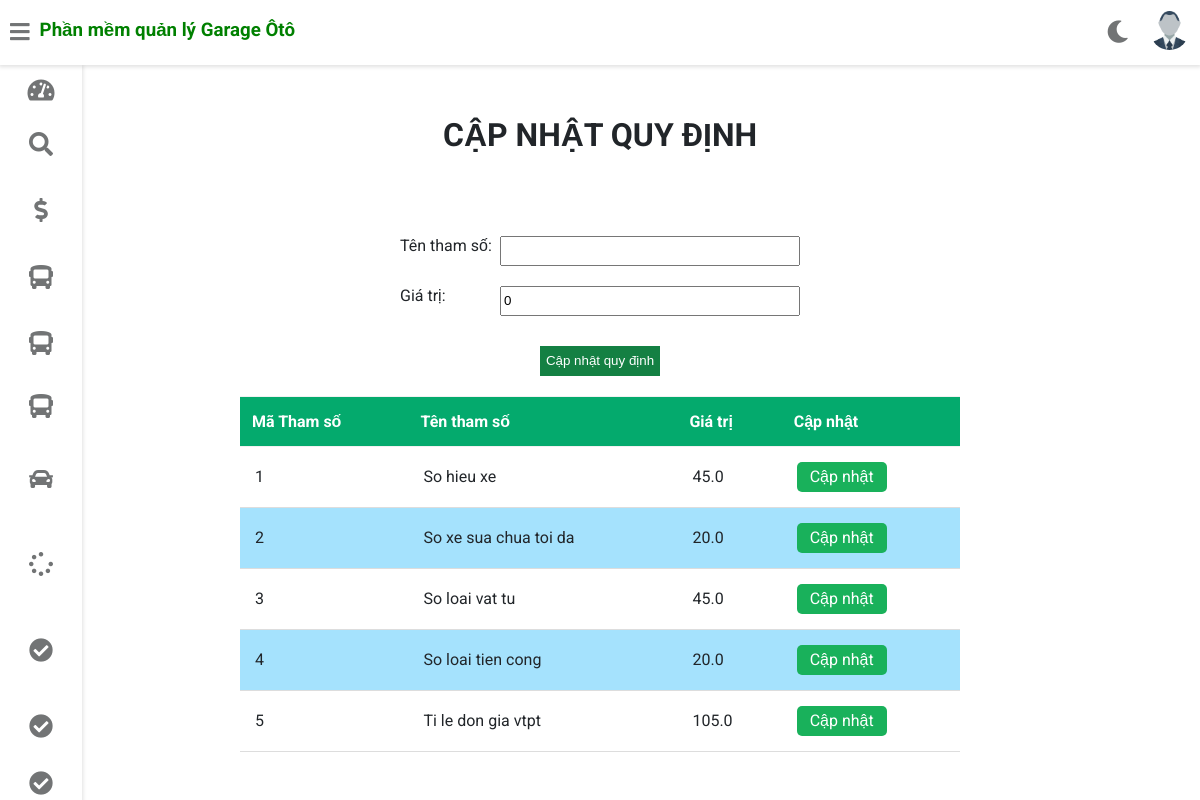
/tom/thamso, run on the app's committed database.
### gara/models.py (models this page shows, shortened)
class QuyDinhHienHanh(models.Model):
    MaThamSo = models.AutoField(primary_key=True)
    TenThamSo = models.TextField(default='')
    GiaTri = models.FloatField(default=0)

### gara/views.py (the view)
# urls.py: path('<username>/thamso', views.regular_update, name="index"),
def regular_update(request, username):
    a = CapNhatQuyDinh()
    staff = Staff.objects.get(username=username)
    picture = '../' + staff.profile_pic.url
    if QuyDinhHienHanh.objects.all().exists() ==False:
        update_default()
    data = QuyDinhHienHanh.objects.all()
    return render(request, 'gara/cap_nhat_quy_dinh.html',{'fa':a, 'data':data, "customer": staff, "picture":picture})

### gara/forms.py
class CapNhatQuyDinh(forms.ModelForm):
    class Meta:
        model = QuyDinhHienHanh
        fields = ['MaThamSo','TenThamSo','GiaTri']
        widgets = {
            'GiaTri': forms.TextInput(attrs={'class':'form_GiaTri'}),
            'TenThamSo': forms.TextInput(attrs={'class':'form_TenThamSo'})
        }

### templates/gara/cap_nhat_quy_dinh.html (shortened to what this page needs)
{% extends 'gara/customerbase.html' %}
{% block content %}
<head>
</head>
<body>
    <br><br><br><br><br>
<h1 style="text-align:center;">CẬP NHẬT QUY ĐỊNH</h1>
<div class="form_container" >
    <form action="/save"  class="form_update" method="post">
        <div class="sub_element">
            <label class="form_label">Tên tham số: </label>{{ fa.TenThamSo }}
        </div>
        <div class="sub_element">
            <label class="form_label">Giá trị: </label>{{ fa.GiaTri }}
        </div>
        <input type="submit" class="form_submit" value="Cập nhật quy định">
    </form>
</div>
<div class="card-content">
    <table>
        <thead>
            <tr>
                <th>Mã Tham số</th>
                <th>Tên tham số</th>
                <th>Giá trị</th>
                <th>Cập nhật</th>
            </tr>
        </thead>
        <tbody>
            {% for i in data %}
            <tr>
                <td> {{ i.MaThamSo }}</td>
                <td> {{ i.TenThamSo }}</td>
                <td> {{ i.GiaTri }}</td>
                <td><a href="update_quydinh/{{i.MaThamSo}}" class="update-row submit-row">Cập nhật</a></td>
            </tr>
            {% endfor %}
        </tbody>
    </table>
</div>
</body>
{% endblock content %}

### templates/gara/customerbase.html (style rules this page uses)
a { text-decoration: none; }

### templates/gara/cap_nhat_quy_dinh.html (style rules this page uses)
.form_container { max-width: 720px; height: 200px; padding: 15px; margin: 15px auto 0 auto; justify-content: center; }
.form_update { padding: 15px ; margin: 10px; display: flex; flex-direction: column; align-items: center; justify-content: center; }
.sub_element { margin-top: 20px; width: 400px; display: inline-flex; }
.form_label { min-width: 100px; }
.form_GiaTri { flex: 1; height: 30px; }
.form_TenThamSo { flex: 1; height: 30px; }
.form_submit { background-color: #148043; height: 30px; max-width: 200px; color: white; cursor: pointer; border: none; margin-top: 30px; }
.card-content { margin-right: 100px; margin-left: 100px; display: flex; justify-content: center; }
.submit-row { text-decoration: none; display: block; width: 90px; min-height: 30px; text-align: center; padding: 5px; color: white; border-radius: 5px; }
.update-row { background-color: #19b15b; }
table { border-collapse: collapse; width: 75%; }
th { background-color: #04AA6D; color: white; }
th, td { padding: 8px; text-align: left; border-bottom: 1px solid #ddd; }
tr:nth-child(even) { background-color: #a5e2fd; }

### data on the page
QuyDinhHienHanh: MaThamSo "1", TenThamSo "So hieu xe", GiaTri "45.0"
QuyDinhHienHanh: MaThamSo "2", TenThamSo "So xe sua chua toi da", GiaTri "20.0"
QuyDinhHienHanh: MaThamSo "3", TenThamSo "So loai vat tu", GiaTri "45.0"
QuyDinhHienHanh: MaThamSo "4", TenThamSo "So loai tien cong", GiaTri "20.0"
QuyDinhHienHanh: MaThamSo "5", TenThamSo "Ti le don gia vtpt", GiaTri "105.0"
